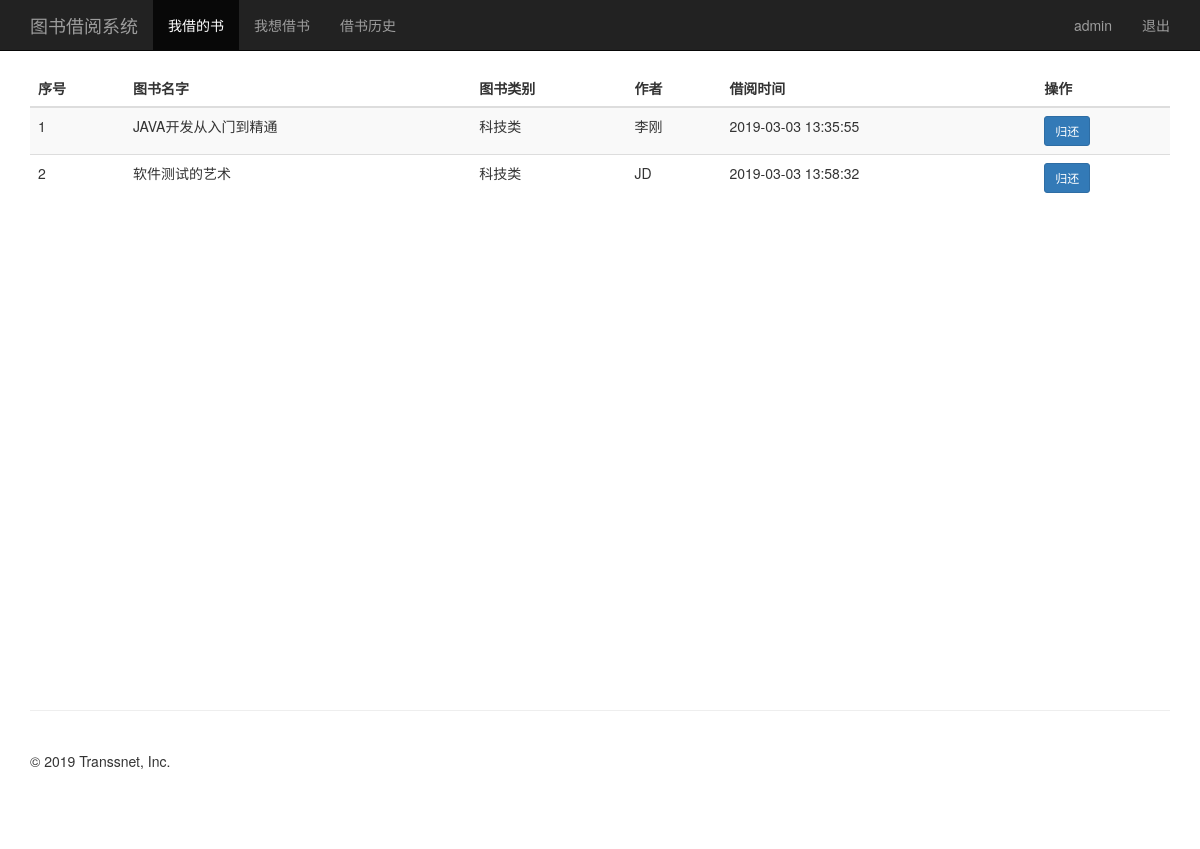
The page /borrowed_list/ (signed in) on the database its author committed.
### tsLib/models.py (models this page shows, shortened)
class BorrowRecord(models.Model):
    borrower = models.CharField(max_length=64, verbose_name="借阅人")
    book = models.ForeignKey("BookInfo", verbose_name="借阅书籍", on_delete=models.CASCADE)
    borrow_time = models.DateTimeField(auto_now=True, verbose_name="借阅时间")
    return_time = models.DateTimeField(null=True, verbose_name="归还时间")
    is_return = models.BooleanField(verbose_name="是否已归还")

class BookInfo(models.Model):
    name = models.CharField(max_length=64, verbose_name="书名")
    author = models.CharField(max_length=64, verbose_name="作者")
    type = models.CharField(max_length=64, verbose_name="类别")
    up_time = models.DateTimeField(auto_now=True, verbose_name="上架时间")
    borrowed_time = models.DateTimeField(null=True, verbose_name="借阅时间")
    borrower = models.CharField(max_length=64, verbose_name="借阅人")
    is_borrowed = models.BooleanField(verbose_name="是否已被借阅")

### tsLib/views.py (the view)
# urls.py: path("borrowed_list/", views.borrowed_list),
@login_required
def borrowed_list(request):
    username = request.session.get('user', '')
    borrowed_list = BorrowRecord.objects.filter(borrower=username, is_return=False)
    return render(request, "myBorrowedList.html", {"username": username, "borrowed_list": borrowed_list})

### templates/myBorrowedList.html (shortened to what this page needs)
{% extends "base.html" %}
{% block menu %}
    <li class="active"><a href="/borrowed_list/">我借的书</a></li>
    <li><a href="/book_list/">我想借书</a></li>
    <li><a href="/borrow_history/">借书历史</a></li>
{% endblock %}
{% block content %}
    <div style="height: 600px">
        <table class="table table-striped">
            <thead>
            <tr>
                <th>序号</th>
                <th>图书名字</th>
                <th>图书类别</th>
                <th>作者</th>
                <th>借阅时间</th>
                <th>操作</th>
            </tr>
            </thead>
            <tbody>
            {% for borrow_record in borrowed_list %}
                <tr>
                    <td>{{ forloop.counter }}</td>
                    <td>{{ borrow_record.book.name }}</td>
                    <td>{{ borrow_record.book.type }}</td>
                    <td>{{ borrow_record.book.author }}</td>
                    <td>{{ borrow_record.borrow_time|date:"Y-m-d H:i:s" }}</td>
                    <td><button type="button" class="btn btn-sm btn-primary" onclick="return_book({{ borrow_record.id }})">归还</button></td>
                </tr>
            {% endfor %}
            </tbody>
        </table>
    </div>
{% endblock %}

### templates/base.html (style rules this page uses)
body { padding-top: 70px; padding-bottom: 30px; }

### rows shown on the page
BorrowRecord: book.name "JAVA开发从入门到精通", book.type "科技类", book.author "李刚", borrow_time "2019-03-03 13:35:55"
BorrowRecord: book.name "软件测试的艺术", book.type "科技类", book.author "JD", borrow_time "2019-03-03 13:58:32"

### other values the page prints
{{ username }} "admin"
